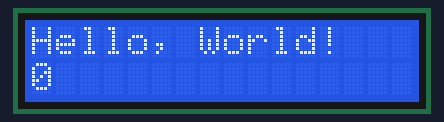
This sketch was run on a simulated Arduino Uno, built with avr-gcc and run on an emulated ATmega328P. Parts: 16×2 character LCD.

Above: at 0.28 s.
At 5.1 s:
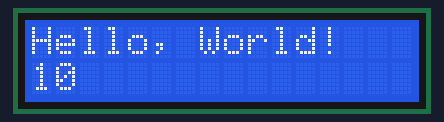
At 9.75 s:
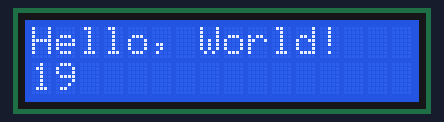
At 19.6 s:
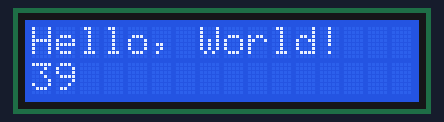
At 29.75 s:
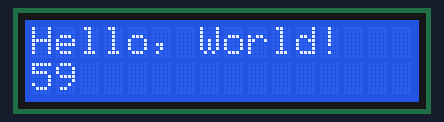
At 39.75 s:
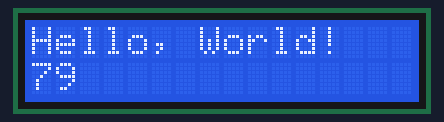

Measured:
- what the display in image 1 shows lasts 0.5 s, from 5.0 s to 5.5 s

The sketch:

FirstScreen.ino
```cpp
#include <LiquidCrystal.h>

LiquidCrystal lcd(7, 8, 9, 10, 11, 12);
void setup() {

lcd.begin(16, 2);
// Print a message to the LCD.
lcd.print("Hello, World!");
}
void loop() {
// set the cursor to column 0, line 1
// (note: line 1 is the second row, since counting begins with 0):
lcd.setCursor(0, 1);
// print the number of seconds since reset:
lcd.print(millis() / 500);
}
```
